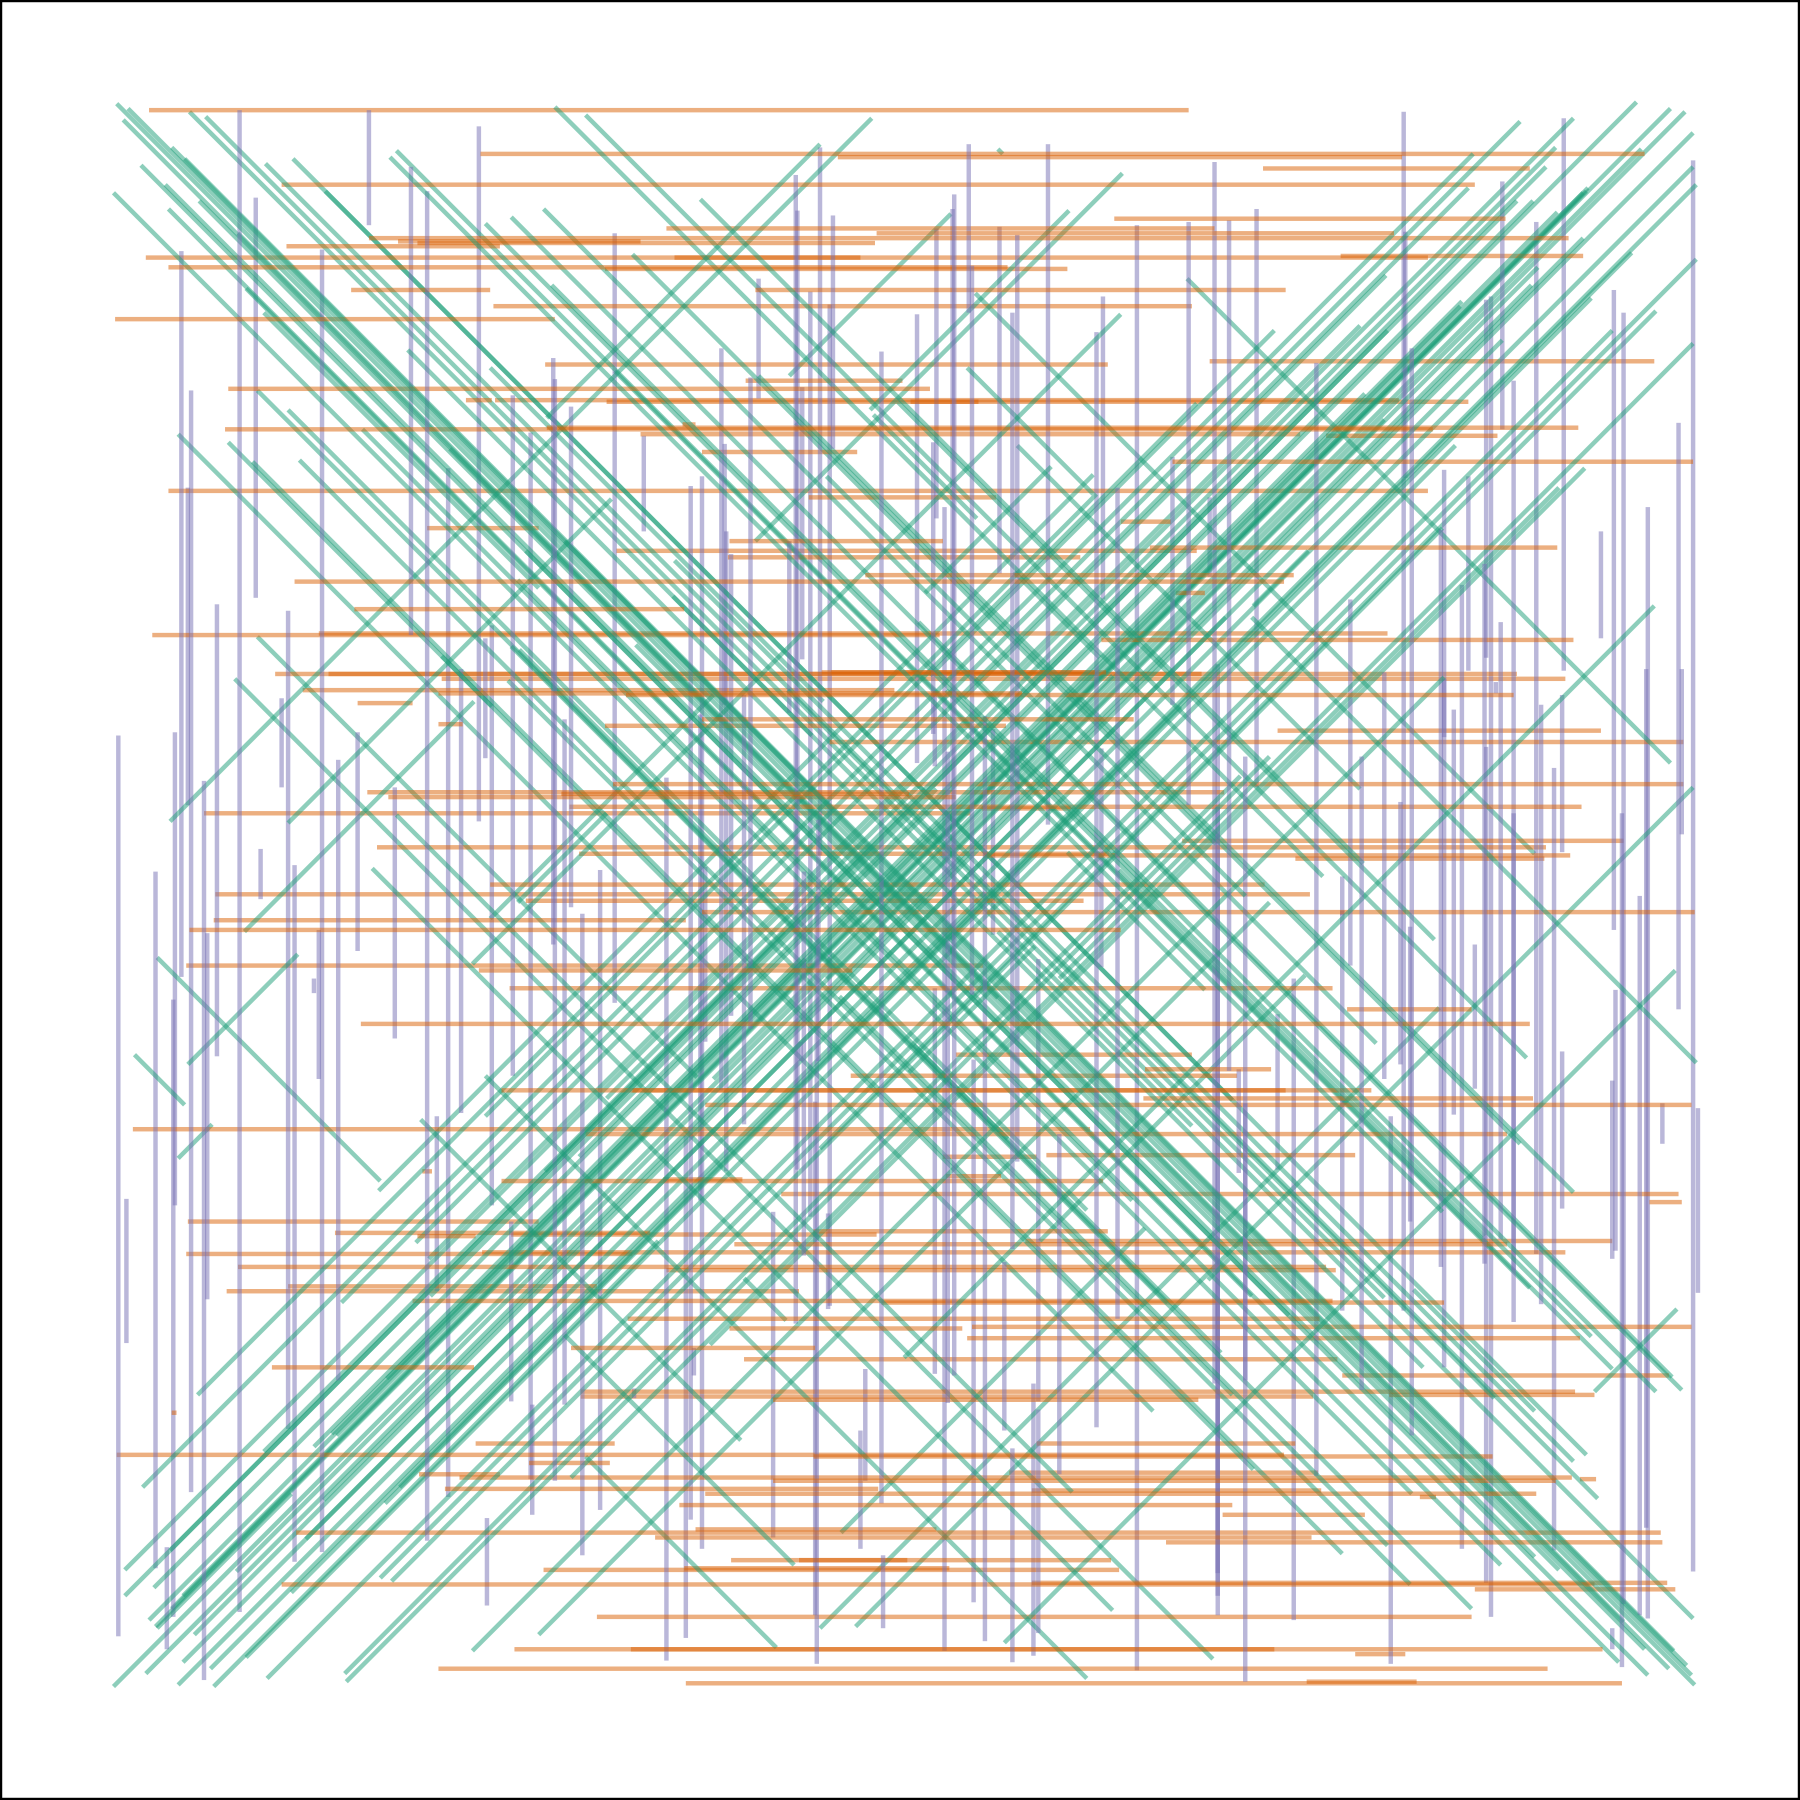

The script that saved this image:
library(dplyr)
library(tidyr)
library(ggplot2)
df <- read.table("input.txt", sep = " ", col.names = c("start", "op", "end")) %>% 
    as_tibble() %>% 
    select(-op) %>% 
    separate(start, into = c("x1", "y1")) %>% 
    separate(end, into = c("x2", "y2")) %>% 
    mutate(Category = case_when(
        x1 == x2 ~ "vertical", 
        y1 == y2 ~ "horizontal", 
        TRUE ~ "diagonal"
    )) %>% 
    mutate(across(c(x1:y2), as.integer))

ggplot(df, aes(x = x1, y = y1, xend = x2, yend = y2, colour = Category)) + 
    geom_segment(alpha = 0.5, show.legend = FALSE) + 
    theme_minimal() + 
    guides(colour = guide_legend(override.aes = list(alpha = 1))) + 
    scale_color_brewer(palette = "Dark2") + 
    theme(panel.grid = element_blank(), 
          axis.line = element_blank(), 
          axis.text = element_blank(), 
          plot.background = element_rect(fill = "white"), 
          axis.title = element_blank())
    
ggsave("plot.png", width = 6, height = 6, dpi = 300)
